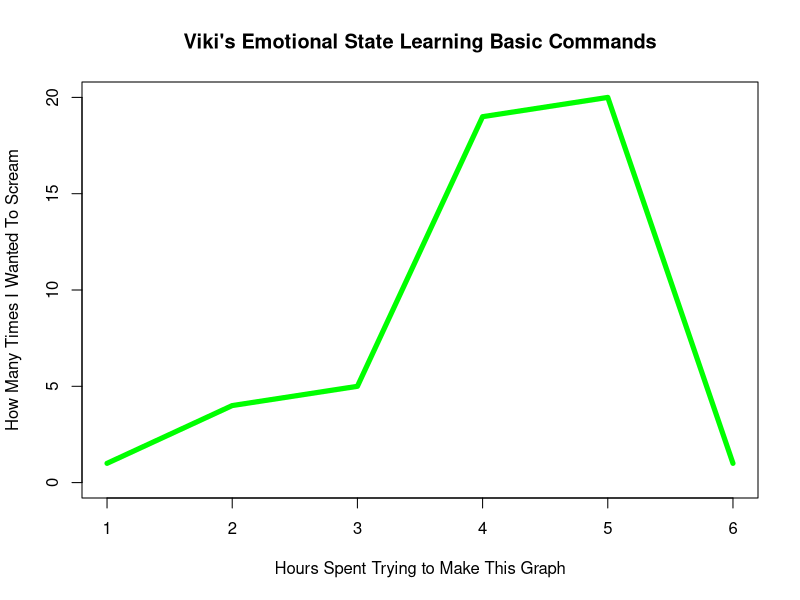
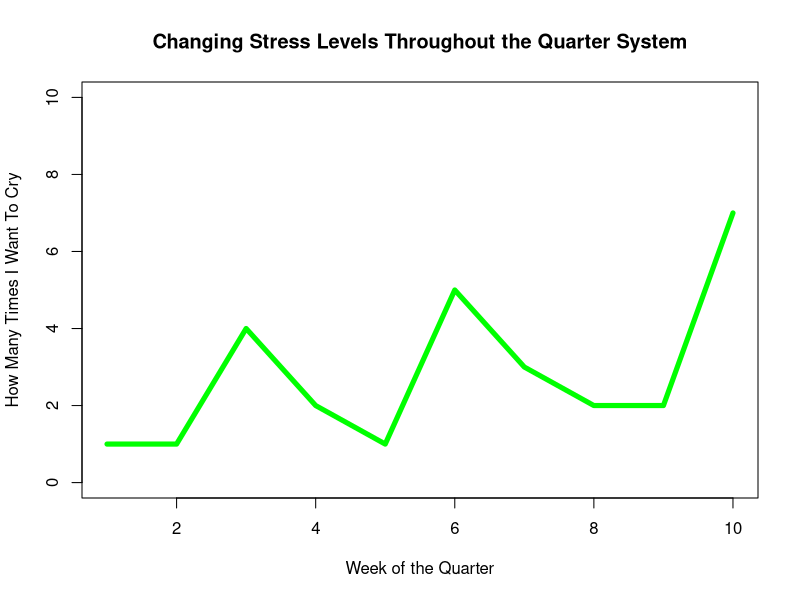

Generate these figures, in order, with R:
A <- matrix(c(1:6, 1, 4, 5, 19, 20, 1), nrow = 6, ncol = 2)
colnames(A) <- c("X", "Y")
plot(A, type= "l", col= "green", lwd= 5, xlab= "Hours Spent Trying to Make This Graph", ylab= "How Many Times I Wanted To Scream", ylim= c(0, 20), main= "Viki's Emotional State Learning Basic Commands")

x <- matrix(c(1:10, 1, 1, 4, 2, 1, 5, 3, 2, 2, 7), nrow = 10, ncol = 2)
colnames(x) <- c("X", "Y")
plot(x, type= "l", col= "green", lwd= 5, xlab= "Week of the Quarter", ylab= "How Many Times I Want To Cry", ylim= c(0, 10), main= "Changing Stress Levels Throughout the Quarter System")